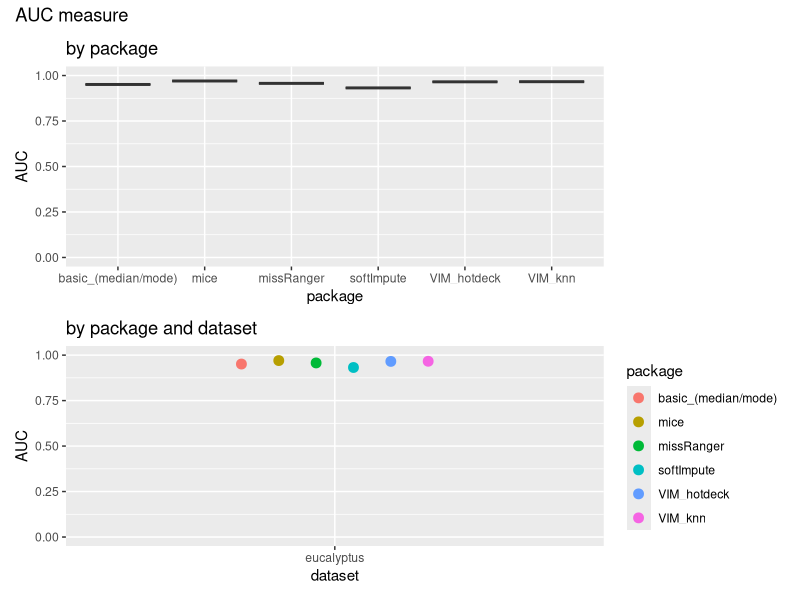
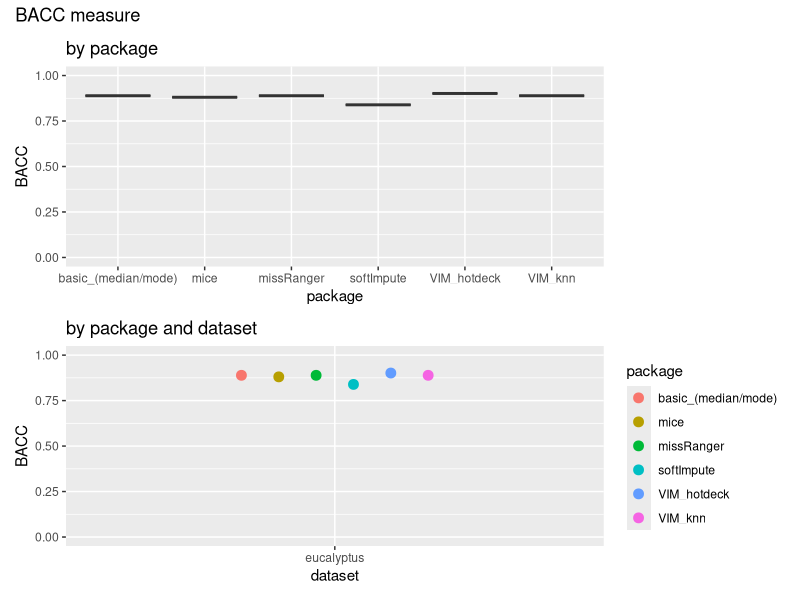
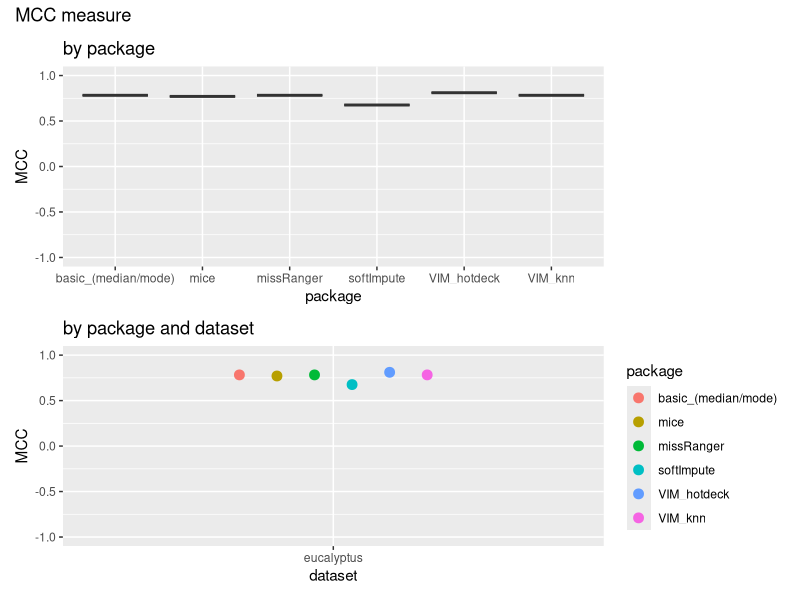
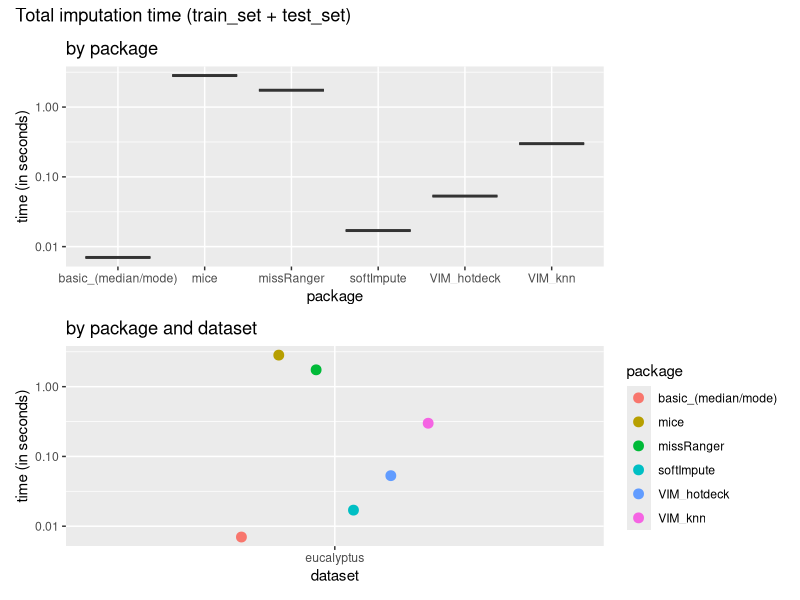

Recreate these plots in R, in order.
library(ggplot2)
library(patchwork)

test_data <- read.csv('test_data.csv')
time_data <- read.csv('time_data.csv')

auc_1 <- ggplot(test_data, aes(x=package, y=test_auc)) +
  geom_boxplot(fill='skyblue') +
  ylab('AUC') +
  ylim(c(0, 1)) +
  labs(title='by package') +
  theme(
    legend.position='none'
  )

auc_2 <- ggplot(test_data, aes(x=dataset, color=package, y=test_auc)) +
  geom_point(size=3, position=position_dodge(width=.5)) +
  ylab('AUC') +
  ylim(c(0, 1)) +
  labs(title='by package and dataset')

auc <- auc_1/auc_2 + plot_annotation(title='AUC measure')

bacc_1 <- ggplot(test_data, aes(x=package, y=test_bacc)) +
  geom_boxplot(fill='skyblue') +
  ylab('BACC') +
  ylim(c(0, 1)) +
  labs(title='by package') +
  theme(
    legend.position='none'
  )

bacc_2 <- ggplot(test_data, aes(x=dataset, color=package, y=test_bacc)) +
  geom_point(size=3, position=position_dodge(width=.5)) +
  ylab('BACC') +
  ylim(c(0, 1)) +
  labs(title='by package and dataset')

bacc <- bacc_1/bacc_2 + plot_annotation(title='BACC measure')

mcc_1 <- ggplot(test_data, aes(x=package, y=test_mcc)) +
  geom_boxplot(fill='skyblue') +
  ylab('MCC') +
  ylim(c(-1, 1)) +
  labs(title='by package') +
  theme(
    legend.position='none'
  )

mcc_2 <- ggplot(test_data, aes(x=dataset, color=package, y=test_mcc)) +
  geom_point(size=3, position=position_dodge(width=.5)) +
  ylab('MCC') +
  ylim(c(-1, 1)) +
  labs(title='by package and dataset')

mcc <- mcc_1/mcc_2 + plot_annotation(title='MCC measure')

time_1 <- ggplot(time_data, aes(x=package, y=train_set_imputation_time+test_set_imputation_time)) +
  geom_boxplot(fill='skyblue') +
  ylab('time (in seconds)') +
  scale_y_log10() +
  labs(title='by package') +
  theme(
    legend.position='none'
  )

time_2 <- ggplot(time_data, aes(x=dataset, color=package, y=train_set_imputation_time+test_set_imputation_time)) +
  geom_point(size=3, position=position_dodge(width=.5)) +
  ylab('time (in seconds)') +
  scale_y_log10() +
  labs(title='by package and dataset')

time <- time_1/time_2 + plot_annotation(title='Total imputation time (train_set + test_set)')

ggsave(path='./final_plots', filename='auc.png', plot=auc)
ggsave(path='./final_plots', filename='bacc.png', plot=bacc)
ggsave(path='./final_plots', filename='mcc.png', plot=mcc)
ggsave(path='./final_plots', filename='time.png', plot=time)
    